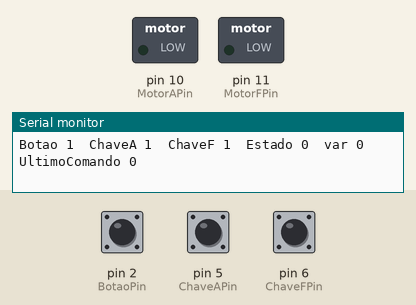
The sketch below on a simulated Arduino Uno, built with avr-gcc and run on an emulated ATmega328P. On the bench: switched loads named in the sketch (green lamp = pin HIGH), the last lines printed to the serial monitor. The test bench sets the inputs (shaded band); at power-on: pin 2 (BotaoPin) HIGH, pin 5 (ChaveAPin) HIGH, pin 6 (ChaveFPin) HIGH.

Above: at 1.2 s.
1.3 s: pin 2 (BotaoPin) pulled LOW for 0.15 s
At 2.2 s:
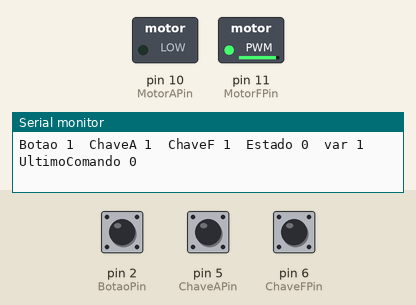
3.0 s: pin 2 (BotaoPin) pulled LOW for 1 s
At 5.2 s:
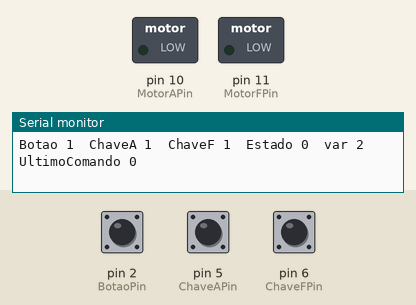
7.0 s: pin 2 (BotaoPin) pulled LOW for 3.2 s
At 11.1 s:
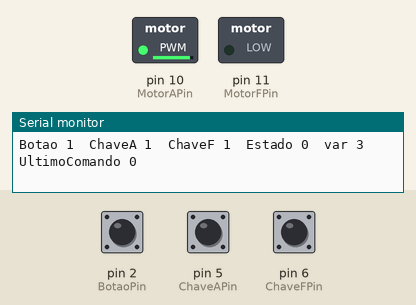
11.8 s: pin 5 (ChaveAPin) pulled LOW for 0.15 s
At 12.8 s:
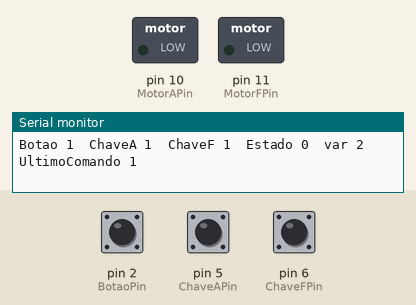
13.4 s: pin 6 (ChaveFPin) pulled LOW for 3.2 s
19.6 s: pin 2 (BotaoPin) pulsed LOW 5 times (0.12 s each, 0.3 s apart)
At 22.4 s:
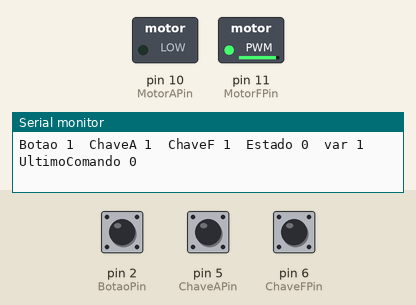
Timing chart, 0 to 23.9 s (numbered marks = the images above; inputs shaded):
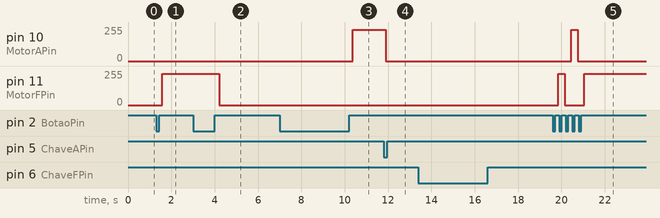

Measured:
- after the input at 1.3 s, pin 11 (MotorFPin): 0/255 → 235/255 after 0.28 s
- after the input at 3.0 s, pin 11 (MotorFPin): 235/255 → 0/255 after 1.2 s
- after the input at 7.0 s, pin 10 (MotorAPin): 0/255 → 235/255 after 3.4 s
- after the input at 11.8 s, pin 10 (MotorAPin): 235/255 → 0/255 after 0.08 s
- after the input at 19.6 s, pin 10 (MotorAPin): 0/255 → 235/255 after 0.86 s, → 0/255 0.30 s later; pin 11 (MotorFPin): 0/255 → 235/255 after 0.25 s, → 0/255 0.30 s later, → 235/255 0.91 s later

The sketch:

AbreFechaComVelocidade_v3.ino
```cpp
#define BotaoPin 2
#define MotorAPin 10
#define MotorFPin 11
#define ChaveAPin 5
#define ChaveFPin 6

int AbreVelocidade = 235;  // 0 a 255
int FechaVelocidade = 235; // 0 a 255


bool UltimoComando = 0; // 0 = fechou, 1 = abriu;
bool Botao;             // 0 = solto, 1 = pressionado
int Estado,var=0;            // 0 = fechado, 1 = andando,  2 = aberto
bool ChaveA;            // 0 = solto, 1 = pressionado
bool ChaveF;            // 0 = solto, 1 = pressionado

void AtualizaChaves(){
  Botao  = digitalRead (BotaoPin);
  ChaveA = digitalRead (ChaveAPin);
  ChaveF = digitalRead (ChaveFPin);
  Serial.print("Botao ");
  Serial.print(Botao);
  Serial.print("  ChaveA ");
  Serial.print(ChaveA);
  Serial.print("  ChaveF ");
  Serial.print(ChaveF);
  Serial.print("  Estado ");
  Serial.print(Estado);
  Serial.print("  var ");
  Serial.print(var);
  Serial.print("  UltimoComando ");
  Serial.println(UltimoComando);

}


void setup () {
  pinMode(BotaoPin, INPUT_PULLUP);
  pinMode(ChaveAPin, INPUT_PULLUP);
  pinMode(ChaveFPin, INPUT_PULLUP);
  pinMode(MotorAPin, OUTPUT);
  pinMode(MotorFPin, OUTPUT);
  Serial.begin(9600);
  AtualizaChaves();
}


void loop () {
  AtualizaChaves();
  if (!ChaveA) {
    var = 2;             // Se chave aberto, aberto
    UltimoComando = 1;
  }
  if (!ChaveF) {
    var = 0;  // Se chave fechado, fechado
    UltimoComando = 0;
  }

  if (!Botao){
    delay(100);
    while(!Botao)AtualizaChaves();
    delay(100);
    var++;
    if(var > 3) var = 0;
  }
  if(var == 0){
    analogWrite(MotorAPin, 0);
    analogWrite(MotorFPin, 0);
  }
  if(var == 1){
    analogWrite(MotorAPin, 0);
    analogWrite(MotorFPin, FechaVelocidade);
  }
  if(var == 2){
    analogWrite(MotorAPin, 0);
    analogWrite(MotorFPin, 0);
  }
  if(var == 3){
    analogWrite(MotorAPin, AbreVelocidade);
    analogWrite(MotorFPin, 0);
  }
  delay(100);
}
```
